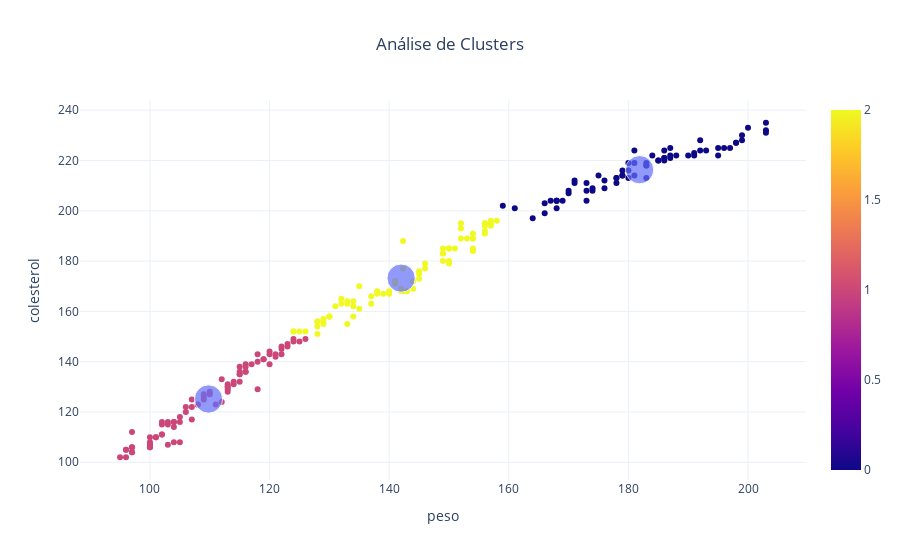

Notebook code for this chart:
### Markdown cell above
### Plotar gráfico

### Code cell
grafico = px.scatter(x=op_saude['peso'],
                     y=op_saude['colesterol'],
                     color=op_saude['clusters'])

grafico_centr = px.scatter(x=centr_cluster[:,0],
                           y=centr_cluster[:,1],
                           size= [3,3,3])

grafico_final = go.Figure(data = grafico.data + grafico_centr.data)
grafico_final.update_layout(title='Análise de Clusters',
                            title_x= 0.5,
                            xaxis_title='peso',
                            yaxis_title='colesterol',
                            template='plotly_white')
grafico_final.show()

### Figure 1 — Plotly figure (JSON) as saved in the notebook; plotly's stock layout.template omitted (floating-point values rounded to 4 significant figures; data arrays with more than 128 entries replaced by an {"elided": "..."} marker saying what was removed)
{"data": [{"hovertemplate": "x=%{x}<br>y=%{y}<br>color=%{marker.color}<extra></extra>", "legendgroup": "", "marker": {"color": {"elided": "225 int values"}, "coloraxis": "coloraxis", "symbol": "circle"}, "mode": "markers", "name": "", "orientation": "v", "showlegend": false, "type": "scatter", "x": {"elided": "225 float values"}, "xaxis": "x", "y": {"elided": "225 int values"}, "yaxis": "y"}, {"hovertemplate": "x=%{x}<br>y=%{y}<br>size=%{marker.size}<extra></extra>", "legendgroup": "", "marker": {"color": "#636efa", "size": [3, 3, 3], "sizemode": "area", "sizeref": 0.0075, "symbol": "circle"}, "mode": "markers", "name": "", "orientation": "v", "showlegend": false, "type": "scatter", "x": [181.9, 109.8, 142.0], "xaxis": "x", "y": [216.3, 125.2, 173.2], "yaxis": "y"}], "layout": {"title": {"text": "Análise de Clusters", "x": 0.5}, "xaxis": {"title": {"text": "peso"}}, "yaxis": {"title": {"text": "colesterol"}}}}
